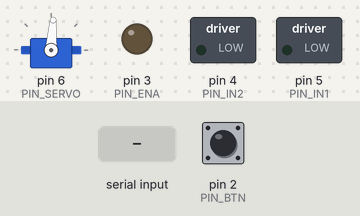
Recording of a sketch running on a simulated Arduino Uno, built with avr-gcc and run on an emulated ATmega328P. On the bench: servo, switched loads named in the sketch (green lamp = pin HIGH), output pins drawn as LEDs (lit = HIGH). The test bench sets the inputs (shaded band); at power-on: pin 2 (PIN_BTN) HIGH. What the sketch prints to the serial monitor is not drawn.

Above: at 1.2 s.
1.3 s: "<" received over Serial
At 4.0 s:
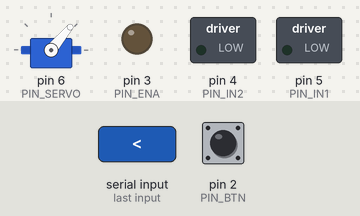
4.3 s: pin 2 (PIN_BTN) pulled LOW for 0.15 s
Timing chart, 0 to 7.3 s (numbered marks = the images above; inputs shaded):
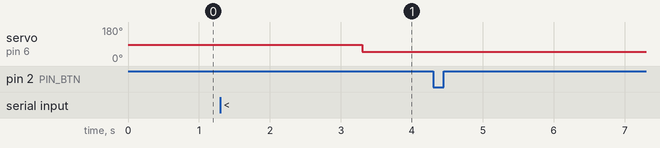

Measured:
- after the input at 1.3 s, servo on pin 6 (PIN_SERVO): 86° → 50° after 2.0 s
- after the input at 4.3 s, every drawn part: stays the same

The sketch:

Arduino_code.ino
```cpp
#include <Servo.h>

// --- CONFIGURACIÓN DE PINES (Ajusta según tu shield o conexiones) ---
const int PIN_SERVO = 6;   // Pin de control del servo de dirección
const int PIN_ENA   = 3;   // Pin PWM para la velocidad del motor (Enable/Speed)
const int PIN_IN1   = 5;   // Dirección del motor A
const int PIN_IN2   = 4;   // Dirección del motor B
const int PIN_BTN   = 2;   // Pulsador físico de inicio

Servo direccionServo;
bool botonEnviado = false;

void setup() {
  Serial.begin(115200);

  direccionServo.attach(PIN_SERVO);
  pinMode(PIN_ENA, OUTPUT);
  pinMode(PIN_IN1, OUTPUT);
  pinMode(PIN_IN2, OUTPUT);
  pinMode(PIN_BTN, INPUT_PULLUP); // Botón con resistencia pull-up interna

  // Estado seguro inicial en el arranque
  direccionServo.write(86); // Ángulo recto neutral
  detenerMotores();
}

void loop() {
  // 1. Control del Botón de Inicio físico
  if (!botonEnviado && digitalRead(PIN_BTN) == LOW) {
    delay(50); // Pequeño filtro antirrebote (debounce)
    if (digitalRead(PIN_BTN) == LOW) {
      Serial.println("BTN:1"); // Mensaje que la Raspberry Pi está esperando
      botonEnviado = true;
    }
  }

  // 2. Procesamiento de Comandos Seriales desde la Raspberry Pi (<velocidad,angulo>)
  if (Serial.available() > 0) {
    char c = Serial.read();
    if (c == '<') {
      int velocidad = Serial.parseInt();
      int angulo = Serial.parseInt();

      // Aplicar comandos al hardware
      moverMotor(velocidad);
      direccionServo.write(constrain(angulo, 50, 122)); // Límites físicos del servo
    }
  }
}

void moverMotor(int vel) {
  // Limitar valores de PWM de los motores (-255 a 255)
  vel = constrain(vel, -255, 255);

  if (vel > 0) {
    // Marcha adelante
    digitalWrite(PIN_IN1, HIGH);
    digitalWrite(PIN_IN2, LOW);
    analogWrite(PIN_ENA, vel);
  }
  else if (vel < 0) {
    // Reversa
    digitalWrite(PIN_IN1, LOW);
    digitalWrite(PIN_IN2, HIGH);
    analogWrite(PIN_ENA, abs(vel));
  }
  else {
    // Freno / Detenido
    detenerMotores();
  }
}

void detenerMotores() {
  digitalWrite(PIN_IN1, LOW);
  digitalWrite(PIN_IN2, LOW);
  analogWrite(PIN_ENA, 0);
}
```
